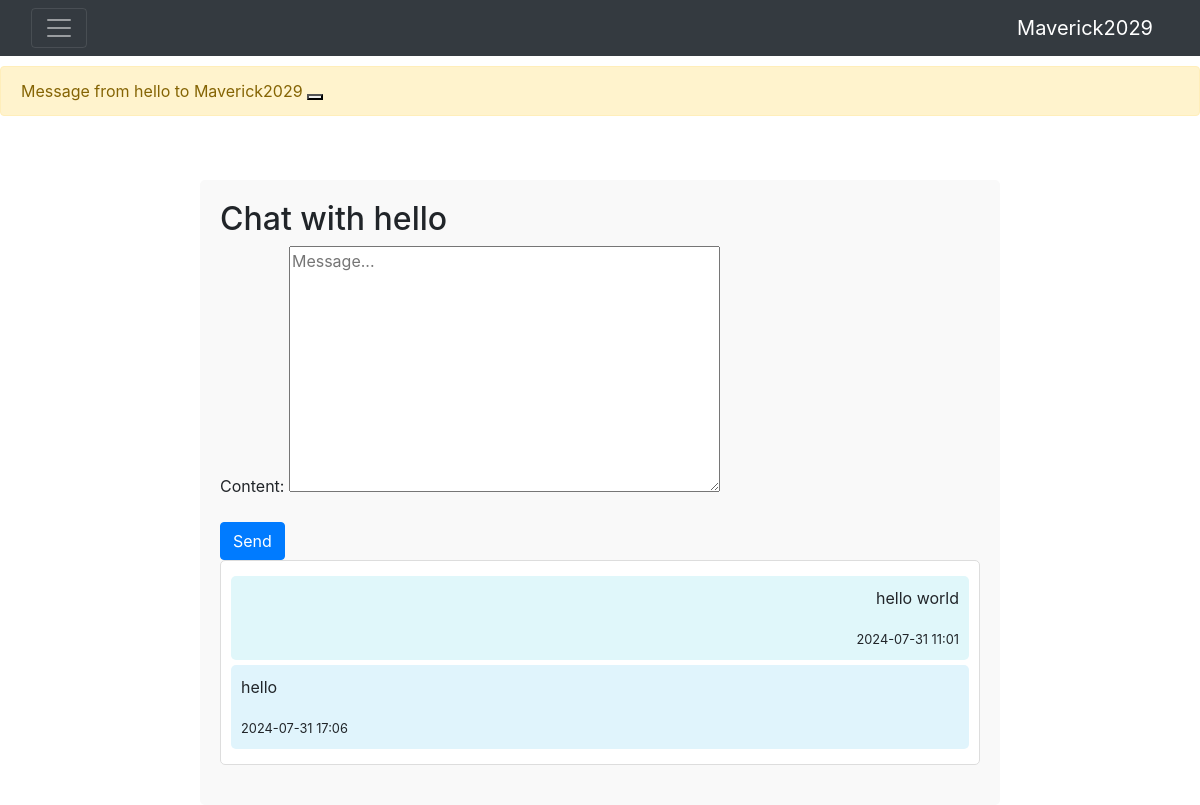
Screenshot of /profile/7/chat/ (signed in) with the database file from the repository.
### main/models.py (models this page shows, shortened)
class Message(models.Model):
    sender = models.ForeignKey(User, on_delete=models.CASCADE, related_name='sent_messages')
    receiver = models.ForeignKey(User, on_delete=models.CASCADE, related_name='received_messages')
    content = models.TextField()
    time_created = models.DateTimeField(default=timezone.now)
    is_read = models.BooleanField(default=False)
    def __str__(self):
        return f"Message from {self.sender.username} to {self.receiver.username}"

### main/views.py (the view)
# urls.py: path('profile/<int:user_id>/chat/', views.chat, name='chat'),
@login_required(login_url='login')
def chat(request, user_id):
    receiver = get_object_or_404(User, id=user_id)
    messages = Message.objects.filter(sender=request.user, receiver=receiver) | Message.objects.filter(sender=receiver, receiver=request.user)
    messages = messages.order_by('time_created')
    if request.method == 'POST':
        form = MessageForm(request.POST)
        if form.is_valid():
            message = form.save(commit=False)
            message.sender = request.user
            message.receiver = receiver
            message.save()
            return redirect('chat', user_id=user_id)
    else:
        form = MessageForm()
    context = {
        'receiver': receiver,
        'messages': messages,
        'form': form,
    }
    return render(request, 'main/profiles/chat.html', context)

### main/forms.py
class MessageForm(forms.ModelForm):
    class Meta:
        model = Message
        fields = ['content']
        widgets = {
            'content': forms.Textarea(attrs={'placeholder': "Message..."}),
        }

### main/templates/main/profiles/chat.html (shortened to what this page needs)
{% extends "main/utils/base.html" %}
{% block content %}
{% include "main/utils/navbar.html" %}
<br>
<br>
<div class="chat-container">
    <h2>Chat with {{ receiver.username }}</h2>
    <form method="post">
        {{ form.as_p }}
        <button type="submit" class="btn btn-primary">Send</button>
    </form>
    <div class="chat-messages">
        {% for message in messages %}
        <div class="{% if message.sender == request.user %}sent-message{% else %}received-message{% endif %}">
            <p>{{ message.content }}</p>
            <small>{{ message.time_created|date:"Y-m-d H:i" }}</small>
        </div>
        {% endfor %}
    </div>
</div>
{% endblock %}

### main/templates/main/utils/base.html (shortened to what this page needs)
{% load static %}
<!doctype html>
<html lang="en">
<head>
    <link rel="stylesheet" href="https://cdnjs.cloudflare.com/ajax/libs/font-awesome/6.6.0/css/all.min.css" />
    <link rel="stylesheet" href="{% static 'css/styles.css' %}"/>
    <link rel="stylesheet" href="https://cdn.jsdelivr.net/npm/bootstrap@4.3.1/dist/css/bootstrap.min.css">
</head>
<body>
    {% if messages %}
        {% for message in messages %}
            <div class="alert alert-warning alert-dismissible fade show" role="alert">
              {{ message }}
              <button type="button" class="btn-close" data-bs-dismiss="alert" aria-label="Close"></button>
            </div>
        {% endfor %}
    {% endif %}
    {% block content %}
    {% endblock %}
</body>
</html>

### main/templates/main/utils/navbar.html (shortened to what this page needs)
<nav class="navbar navbar-dark bg-dark fixed-top">
  <div class="container-fluid">
    <button class="navbar-toggler" type="button" data-toggle="collapse" data-target="#navbarNavDropdown" aria-controls="navbarNavDropdown" aria-expanded="false" aria-label="Toggle navigation">
      <span class="navbar-toggler-icon"></span>
    </button>
    {% if user.is_authenticated %}
    <a class="navbar-brand" href="{% url 'profile' user.pk %}">{{ user.username }}</a>
    {% else %}
    <a class="navbar-brand" href="{% url 'home' %}">Guest</a>
    {% endif %}
  </div>
</nav>

### main/templates/main/profiles/chat.html (style rules this page uses)
.chat-container { max-width: 800px; margin: 0 auto; padding: 20px; background-color: #f9f9f9; border-radius: 5px; }
.chat-messages { margin-bottom: 20px; max-height: 400px; overflow-y: auto; border: 1px solid #ddd; padding: 10px; background-color: #fff; border-radius: 5px; }
.sent-message { text-align: right; background-color: #e0f7fa; padding: 10px; margin: 5px 0; border-radius: 5px; }
.received-message { text-align: left; background-color: #e0f4fc; padding: 10px; margin: 5px 0; border-radius: 5px; }
.btn-primary { background-color: #007bff; border-color: #007bff; }

### rows the page displays
Message: sender+receiver "Message from hello to Maverick2029", content "hello", time_created "2024-07-31 17:06"
Message: content "hello world", time_created "2024-07-31 11:01"

### other values shown
{{ user.username }} "Maverick2029"
{{ receiver.username }} "hello"
